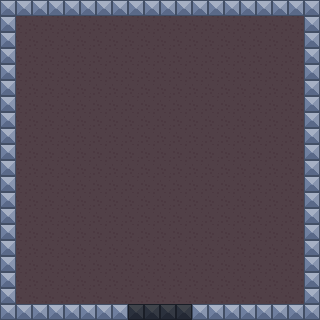

Below is a game level as drawn by its tile map, then a one-line description and the .tmx that defines it (tile-layer data replaced by summaries):
An orthogonal 20x20 tile map with 16x16 px tiles, 2 tile layers (background, walls).

<map version="1.4" tiledversion="1.4.2" orientation="orthogonal" renderorder="right-down" width="20" height="20" tilewidth="16" tileheight="16" infinite="0" nextlayerid="3" nextobjectid="1">
 <tileset firstgid="1" name="full tilemap2" tilewidth="16" tileheight="16" tilecount="72" columns="9">
  <image source="full tilemap2.png" width="144" height="128" />
 </tileset>
 <layer id="1" name="background" width="20" height="20">
  <data>[400 cells, 400 non-empty, 2 distinct tile ids]</data>
 </layer>
 <layer id="2" name="walls" width="20" height="20">
  <data>[400 cells, 72 non-empty, 1 distinct tile ids]</data>
 </layer>
</map>